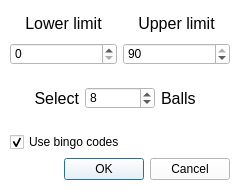
<?xml version="1.0" encoding="UTF-8"?>
<ui version="4.0">
 <class>Balls</class>
 <widget class="QDialog" name="Balls">
  <property name="geometry">
   <rect>
    <x>0</x>
    <y>0</y>
    <width>241</width>
    <height>193</height>
   </rect>
  </property>
  <property name="windowTitle">
   <string>Dialog</string>
  </property>
  <property name="styleSheet">
   <string notr="true">background-color: white</string>
  </property>
  <widget class="QWidget" name="verticalLayoutWidget">
   <property name="geometry">
    <rect>
     <x>10</x>
     <y>10</y>
     <width>220</width>
     <height>170</height>
    </rect>
   </property>
   <layout class="QVBoxLayout" name="verticalLayout_3">
    <item>
     <layout class="QGridLayout" name="gridLayout">
      <item row="1" column="1">
       <widget class="QSpinBox" name="range_max">
        <property name="wrapping">
         <bool>false</bool>
        </property>
        <property name="maximum">
         <number>90</number>
        </property>
        <property name="value">
         <number>90</number>
        </property>
       </widget>
      </item>
      <item row="1" column="0">
       <widget class="QSpinBox" name="range_min"/>
      </item>
      <item row="0" column="0">
       <widget class="QLabel" name="amountOfBallsLabel">
        <property name="font">
         <font>
          <pointsize>12</pointsize>
         </font>
        </property>
        <property name="text">
         <string>Lower limit</string>
        </property>
        <property name="scaledContents">
         <bool>false</bool>
        </property>
        <property name="alignment">
         <set>Qt::AlignCenter</set>
        </property>
       </widget>
      </item>
      <item row="0" column="1">
       <widget class="QLabel" name="ballsToPickLabel">
        <property name="font">
         <font>
          <pointsize>12</pointsize>
         </font>
        </property>
        <property name="text">
         <string>Upper limit</string>
        </property>
        <property name="alignment">
         <set>Qt::AlignCenter</set>
        </property>
       </widget>
      </item>
     </layout>
    </item>
    <item>
     <layout class="QHBoxLayout" name="horizontalLayout">
      <item>
       <widget class="QLabel" name="label_2">
        <property name="font">
         <font>
          <pointsize>12</pointsize>
         </font>
        </property>
        <property name="text">
         <string>Select</string>
        </property>
        <property name="alignment">
         <set>Qt::AlignRight|Qt::AlignTrailing|Qt::AlignVCenter</set>
        </property>
       </widget>
      </item>
      <item>
       <widget class="QSpinBox" name="sample">
        <property name="maximum">
         <number>90</number>
        </property>
        <property name="value">
         <number>8</number>
        </property>
       </widget>
      </item>
      <item>
       <widget class="QLabel" name="label_3">
        <property name="font">
         <font>
          <pointsize>12</pointsize>
         </font>
        </property>
        <property name="text">
         <string>Balls</string>
        </property>
       </widget>
      </item>
     </layout>
    </item>
    <item>
     <widget class="QCheckBox" name="checkBox">
      <property name="text">
       <string>Use bingo codes</string>
      </property>
      <property name="checked">
       <bool>true</bool>
      </property>
     </widget>
    </item>
    <item>
     <widget class="QDialogButtonBox" name="buttonBox">
      <property name="styleSheet">
       <string notr="true"/>
      </property>
      <property name="orientation">
       <enum>Qt::Horizontal</enum>
      </property>
      <property name="standardButtons">
       <set>QDialogButtonBox::Cancel|QDialogButtonBox::Ok</set>
      </property>
     </widget>
    </item>
   </layout>
  </widget>
 </widget>
 <resources/>
 <connections>
  <connection>
   <sender>buttonBox</sender>
   <signal>accepted()</signal>
   <receiver>Balls</receiver>
   <slot>accept()</slot>
   <hints>
    <hint type="sourcelabel">
     <x>248</x>
     <y>254</y>
    </hint>
    <hint type="destinationlabel">
     <x>157</x>
     <y>274</y>
    </hint>
   </hints>
  </connection>
  <connection>
   <sender>buttonBox</sender>
   <signal>rejected()</signal>
   <receiver>Balls</receiver>
   <slot>reject()</slot>
   <hints>
    <hint type="sourcelabel">
     <x>316</x>
     <y>260</y>
    </hint>
    <hint type="destinationlabel">
     <x>286</x>
     <y>274</y>
    </hint>
   </hints>
  </connection>
 </connections>
</ui>
